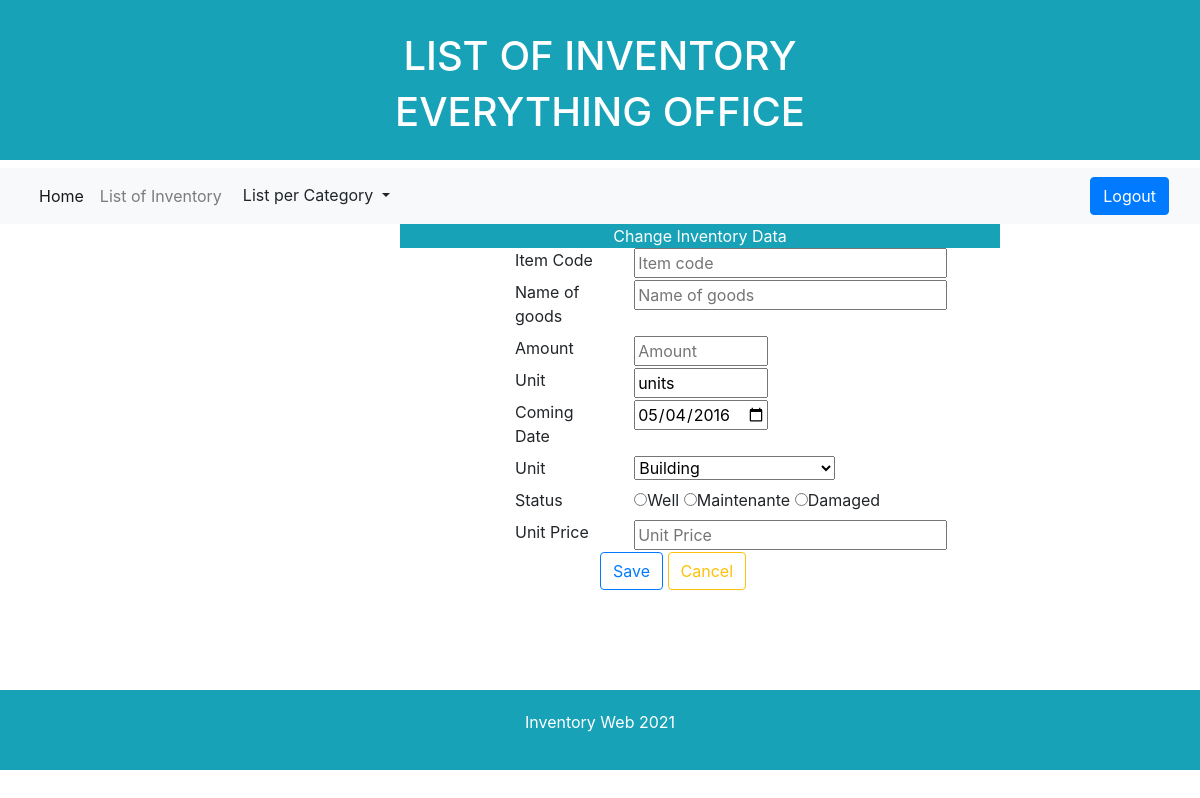
Screenshot of /edit.php?id=CMPi5 with the database file from the repository.
### tables this page shows
CREATE TABLE `inventory` (
  `item_id` varchar(10) NOT NULL,
  `item_name` varchar(30) NOT NULL,
  `amount` int(11) NOT NULL,
  `unit` varchar(15) NOT NULL,
  `arrival_date` date NOT NULL,
  `category` varchar(20) NOT NULL,
  `item_status` varchar(20) NOT NULL,
  `price` int(20) NOT NULL
);

### edit.php (the view, shortened to what this page needs)
<!DOCTYPE html>
<html lang="en">
<head>
    <link rel="stylesheet" href="https://cdn.jsdelivr.net/npm/bootstrap@4.5.3/dist/css/bootstrap.min.css">
</head>
<body>
<div class="p-3 mb-2 bg-info text-white">
    <div class="container">
        <div class="row pt-3">
            <div class="col text-center">
                <h1>LIST OF INVENTORY</h1>
                <h1>EVERYTHING OFFICE</h1>
            </div>
        </div>
    </div>
</div>
<nav class="navbar navbar-expand-lg navbar-light bg-light">
  <div class="container-fluid">
    <div class="collapse navbar-collapse" id="navbarNavDropdown">
      <ul class="navbar-nav">
        <li class="nav-item">
          <a class="nav-link active" aria-current="page" href="homepage.php">Home</a>
        </li>
        <li class="nav-item">
          <a class="nav-link" href="inventory.php">List of Inventory</a>
        </li>
        <li class="nav-item dropdown">
                <div class="dropdown">
          <button class="btn btn-light dropdown-toggle" type="button" id="dropdownMenuButton" data-toggle="dropdown" aria-haspopup="true" aria-expanded="false">
            List per Category
          </button>
        </div>
        </li>
      </ul>
    </div>
    <a class="btn btn-primary fixed-right" href="logout.php" role="button">Logout</a>
  </div>
  </nav>
  <?php
    $id = $_GET['id'];
    include 'connect.php';
    $sql = "SELECT * FROM inventory WHERE item_id = '$id';";
    $query = $connection->query($sql);
    if ($query) {
        $data = $query->fetch_object();
        $unit = $data->unit;
        $coming_date = $data->arrival_date;
        $category = $data->category;
        $status = $data->item_status;
    }else {
        header("location:inventory.php?edit=error");
    }
  ?>
  <div class="form-container">
      <div class="head-title" style="color: white; background-color:#17a2b8;width: 50%;margin-left: 400px;">
      <center>
          Change Inventory Data
      </center>
      </div>
      <form action="?id=<?=$id?>" method="POST">
          <div class="row" style="margin-left: 500px;">
              <div class="col-2">
                  <label for="item_code">Item Code</label>
              </div>
                <div class="col-8">
                    <input  style="width:70%;" type="text" name="item_code" placeholder="Item code" >
                </div>
          </div>
          <div class="row" style="margin-left: 500px;">
              <div class="col-2">
                  <label>Name of goods</label>
              </div>
                <div class="col-8">
                    <input  style="width:70%;" type="text" name="goods" placeholder="Name of goods" >
                </div>
          </div>
          <div class="row" style="margin-left: 500px;">
              <div class="col-2">
                  <label>Amount</label>
              </div>
                <div class="col-8">
                    <input  style="width:30%;" type="number" name="amount" placeholder="Amount" min="0" >
                </div>
          </div>
          <div class="row" style="margin-left: 500px;">
              <div class="col-2">
                  <label>Unit</label>
              </div>
                <div class="col-8">
                    <input  style="width:30%;" type="text" name="unit" placeholder="Unit" value="<?php echo $unit?>" >
                </div>
          </div>
          <div class="row" style="margin-left: 500px;">
              <div class="col-2">
                  <label>Coming Date</label>
              </div>
                <div class="col-8">
                    <input  style="width:30%;" type="date" name="coming_date" value="<?php echo $coming_date?>">
                </div>
          </div>
          <div class="row" style="margin-left: 500px;">
              <div class="col-2">
                  <label>Unit</label>
              </div>
                <div class="col-8">
                    <select name="category" style="width:45%;">
                        <option
                            <?php if ($category=="Building") {
                                echo "choosed";
                            }?>
                        value="Building">Building</option>
                    </select>
                </div>
          </div>
          <div class="row" style="margin-left: 500px;">
              <div class="col-2">
                  <label>Status</label>
              </div>
                <div class="col-8">
                <input
                type="radio" id="well" name="status" value="Well"
                <?php if ($status=="Well") {
                    echo "done";
                }?>><label for="well">Well</label>
                <input type="radio" id="maintenance" name="status" value="Maintenance"
                <?php
                    if ($status=="Maintenance") {
                        echo "done";
                    }
                ?>
                ><label for="maintenance">Maintenante</label>
                <input type="radio" id="damaged" name="status" value="Damaged"
                <?php
                    if ($status=="Damaged") {
                        echo "done";
                    }
                ?>
                ><label for="damaged">Damaged</label>
                </div>
          </div>
          <div class="row" style="margin-left: 500px;">
              <div class="col-2">
                  <label>Unit Price</label>
              </div>
                <div class="col-8">
                    <input  style="width:70%;" type="number" name="price" placeholder="Unit Price">
                </div>
          </div>
              <div class="btn-merge" style="margin-left: 600px;">
                    <input class="btn btn-outline-primary"  type="submit" name="submit" value="Save">
                    <a  class="btn btn-outline-warning" href="homepage.php">Cancel</a>
              </div>
      </form>
  </div>
  <div class="footer" style="display: flex; align-items:center; justify-content:center; width: 100%; height: 80px; background-color:#17a2b8; color: white;margin-top :100px;">
              <p>Inventory Web 2021</p>
</div>
</body>
</html>

### rows the page displays
inventory: unit "units", coming_date "05/04/2016", item_status "☐ Well", item_status "☐ Maintenante", item_status "☐ Damaged"
